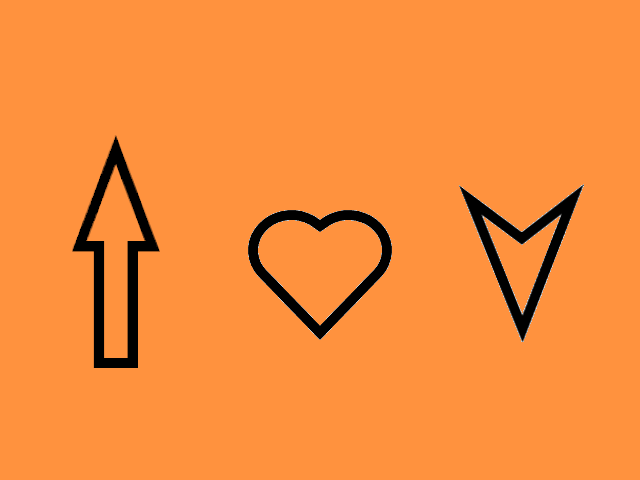
#> input picture 资源/实例代码/6.1.1  平动/stardust/I Love You.png, 640 x 480 px
$ python stardust.py
#> lines starting #> are read from the running program, lines starting #| are printed output that depends on the picture
#file      stardust.py
#author    凡尘(Kevin Brooks)
#version   1.0
#date      2020_08_04
#github    https://github.com/stardust-scitech/OpenCM
#copyright Copyright (C) 2018, Stardust Studio, All Rights Reserved
#license   http://www.apache.org/licenses/LICENSE-2.0

#导入cv2模块，定义别名为cv
import cv2 as cv
#导入数学运算库，定义别名为np
import numpy as np

#定义x方向平移量
x_translation = 200

#加载图片
img = cv.imread("I Love You.png")
#> img is the input picture: shape (480, 640, 3); mean B, G, R 59.8, 140, 244.1
#获取图片信息
info = img.shape
#> info = (480, 640, 3)
#获取图片纵向长度
height = info[0]
#> height = 480
#获取图片横向长度
width = info[1]
#> width = 640
#获取图片通道数
mode = info[2]
#> mode = 3
#创建空的图像容器
container = np.zeros(info, np.uint8)

for i in range( height ):
    for j in range( width - x_translation ):
        container[i, j + x_translation] = img[i, j]
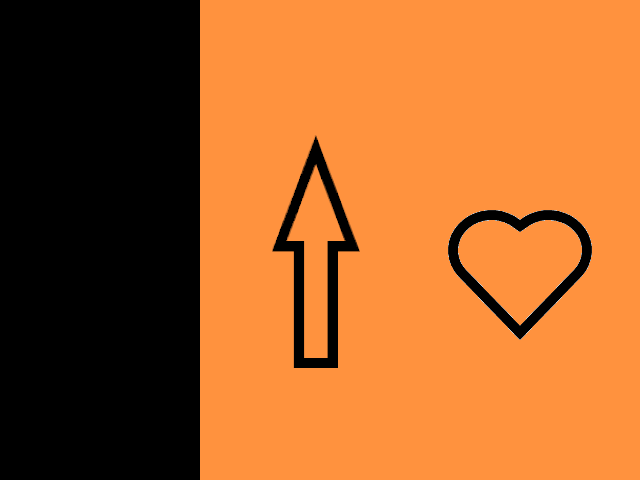
#> container: shape (480, 640, 3); mean B, G, R 40.9, 96.1, 167.7

#显示原图
cv.imshow("Original image", img)
#显示平移后的图像
cv.imshow("Translation image", container)
#等待按下任意按键继续运行下一条语句
cv.waitKey(0)
